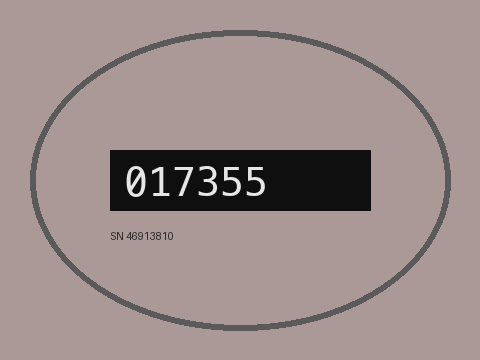
#> input picture samples/exemplo_01.png, 480 x 360 px
$ python -i features.py   (imports and definitions only)
#> lines starting #> are read from the running program, lines starting #| are printed output that depends on the picture
#> further down, picture is the input picture: PIL image 480x360 RGB; mean R, G, B 154.1, 139.4, 136.8
"""Variaveis extraidas da imagem de entrada (dono unico, SDD secao 5.1).

Tudo e calculado sobre a imagem decodificada e convertida para RGB. As medias saem dos
histogramas 0-255 (`Image.histogram()`), como no codigo do curso. Adicionar ou remover uma
variavel significa editar so este arquivo e as listas de colunas abaixo.
"""

from __future__ import annotations

import math
from collections.abc import Sequence
from dataclasses import dataclass

import numpy as np
from PIL import Image

EDGE_GRADIENT_THRESHOLD = 30.0  # magnitude do gradiente de L (0-255) acima da qual o pixel e "borda"
BRIGHT_CLIP_LEVEL = 250  # L >= 250: estouro de brilho (reflexo/superexposicao)
DARK_CLIP_LEVEL = 5  # L <= 5: subexposicao
PERCENTILE_LOW = 0.05
PERCENTILE_HIGH = 0.95
HIST_BINS = 256

SCALAR_FEATURES: tuple[str, ...] = (
    "width",
    "height",
    "file_bytes",
    "luminance_mean",
    "r_mean",
    "g_mean",
    "b_mean",
    "luminance_std",
    "sharpness",
    "bright_clip_frac",
    "dark_clip_frac",
    "luminance_entropy",
    "edge_density",
    "saturation_mean",
    "dynamic_range",
)
CATEGORICAL_FEATURES: tuple[str, ...] = ("format", "dominant_channel", "orientation")
HIST_FEATURES: tuple[str, ...] = ("hist_l", "hist_r", "hist_g", "hist_b")
# Ordem de colunas do log (sem prefixo): escalares, categoricas e depois os histogramas.
FEATURE_COLUMNS: tuple[str, ...] = SCALAR_FEATURES + CATEGORICAL_FEATURES + HIST_FEATURES
CHANNELS: tuple[str, ...] = ("l", "r", "g", "b")


@dataclass(frozen=True)
class ImageFeatures:
    width: int
    height: int
    file_bytes: int | None
    format: str | None
    luminance_mean: float
    r_mean: float
    g_mean: float
    b_mean: float
    hist_l: tuple[int, ...]
    hist_r: tuple[int, ...]
    hist_g: tuple[int, ...]
    hist_b: tuple[int, ...]
    luminance_std: float
    sharpness: float
    dominant_channel: str
    bright_clip_frac: float
    dark_clip_frac: float
    luminance_entropy: float
    edge_density: float
    saturation_mean: float
    orientation: str
    dynamic_range: float

    def as_dict(self) -> dict[str, object]:
        """Todas as variaveis, na ordem de `FEATURE_COLUMNS` (histogramas como listas)."""
        out: dict[str, object] = {name: getattr(self, name) for name in FEATURE_COLUMNS}
        for name in HIST_FEATURES:
            out[name] = list(getattr(self, name))
        return out

    def scalars(self) -> dict[str, object]:
        """So as variaveis escalares e categoricas (colunas do reference.csv)."""
        return {name: getattr(self, name) for name in SCALAR_FEATURES + CATEGORICAL_FEATURES}


def mean_from_histogram(counts: Sequence[int]) -> float:
    """mean = sum(i * counts[i]) / sum(counts), como no codigo do curso."""
    total = sum(counts)
    return sum(i * c for i, c in enumerate(counts)) / total if total else 0.0


def std_from_histogram(counts: Sequence[int]) -> float:
    total = sum(counts)
    if not total:
        return 0.0
    mean = mean_from_histogram(counts)
    return math.sqrt(sum(c * (i - mean) ** 2 for i, c in enumerate(counts)) / total)


def entropy_from_histogram(counts: Sequence[int]) -> float:
    """Entropia de Shannon (bits) do histograma normalizado."""
    total = sum(counts)
    if not total:
        return 0.0
    return -sum((c / total) * math.log2(c / total) for c in counts if c)


def percentile_from_histogram(counts: Sequence[int], q: float) -> float:
    """Menor nivel i cuja frequencia acumulada atinge a fracao q."""
    total = sum(counts)
    if not total:
        return 0.0
    cumulative = 0
    for level, count in enumerate(counts):
        cumulative += count
        if cumulative / total >= q:
            return float(level)
    return float(len(counts) - 1)


def _laplacian_variance(luma: np.ndarray) -> float:
    """Variancia do Laplaciano (kernel 3x3 4-vizinhos) do canal L."""
    if luma.shape[0] < 3 or luma.shape[1] < 3:
        return 0.0
    gray = luma.astype(np.int32)
    lap = gray[:-2, 1:-1] + gray[2:, 1:-1] + gray[1:-1, :-2] + gray[1:-1, 2:] - 4 * gray[1:-1, 1:-1]
    return float(lap.var(dtype=np.float64))


def _edge_density(luma: np.ndarray) -> float:
    """Fracao de pixels com gradiente (diferencas finitas) acima do limiar."""
    if luma.shape[0] < 2 or luma.shape[1] < 2:
        return 0.0
    gray = luma.astype(np.int32)
    gx = gray[:-1, 1:] - gray[:-1, :-1]
    gy = gray[1:, :-1] - gray[:-1, :-1]
    return float(np.mean(gx * gx + gy * gy > EDGE_GRADIENT_THRESHOLD**2))


def _orientation(width: int, height: int) -> str:
    if height > width:
        return "portrait"
    if width > height:
        return "landscape"
    return "square"


def uploaded_size(image: Image.Image) -> int | None:
    """Tamanho em bytes do arquivo enviado, lido do arquivo aberto pelo Pillow.

    Chamar ANTES de decodificar a imagem (o Pillow fecha o arquivo depois do `load`).
    """
    fp = getattr(image, "fp", None)
    if fp is None or not hasattr(fp, "seek") or not hasattr(fp, "tell"):
        return None
    position = fp.tell()
    fp.seek(0, 2)
    size = int(fp.tell())
    fp.seek(position)
    return size


def extract_features(image: Image.Image, file_bytes: int | None = None, image_format: str | None = None) -> ImageFeatures:
    """Calcula as variaveis da secao 5.1 do SDD.

    `file_bytes` e o tamanho do upload (use `uploaded_size` antes de decodificar) e
    `image_format` o formato do arquivo; quando omitido usa `image.format`.
    """
    fmt = image_format if image_format is not None else image.format
#> fmt = 'PNG'
    rgb = image.convert("RGB")
    luma_image = rgb.convert("L")
    width, height = rgb.size
#> width = 480; height = 360

    raw = rgb.histogram()
#> raw = 768 values, max 150016 at index 409, min 0 at index 0, mean 675
    hist_r, hist_g, hist_b = raw[:HIST_BINS], raw[HIST_BINS : 2 * HIST_BINS], raw[2 * HIST_BINS :]
#> hist_r = 256 values, max 150002 at index 170, min 0 at index 0, mean 675; hist_g = 256 values, max 150016 at index 153, min 0 at index 0, mean 675; hist_b = 256 values, max 150003 at index 150, min 0 at index 0, mean 675
    hist_l = luma_image.histogram()
#> hist_l = 256 values, max 150001 at index 158, min 0 at index 0, mean 675
    means = {"R": mean_from_histogram(hist_r), "G": mean_from_histogram(hist_g), "B": mean_from_histogram(hist_b)}
#> in mean_from_histogram, `total = sum(counts)`: total = 172800
#> means = {'R': 154.1, 'G': 139.4, 'B': 136.8}
    dominant = max(means, key=lambda channel: means[channel])  # empate: ordem R, G, B
#> dominant = 'R'

    luma = np.asarray(luma_image)
    total = sum(hist_l)
#> total = 172800
    saturation = rgb.convert("HSV").getchannel("S").histogram()
#> saturation = 256 values, max 150015 at index 30, min 0 at index 1, mean 675

    return ImageFeatures(
        width=width,
        height=height,
        file_bytes=file_bytes,
        format=fmt,
        luminance_mean=mean_from_histogram(hist_l),
        r_mean=means["R"],
        g_mean=means["G"],
        b_mean=means["B"],
        hist_l=tuple(hist_l),
        hist_r=tuple(hist_r),
        hist_g=tuple(hist_g),
        hist_b=tuple(hist_b),
        luminance_std=std_from_histogram(hist_l),
        sharpness=_laplacian_variance(luma),
        dominant_channel=dominant,
        bright_clip_frac=sum(hist_l[BRIGHT_CLIP_LEVEL:]) / total,
        dark_clip_frac=sum(hist_l[: DARK_CLIP_LEVEL + 1]) / total,
        luminance_entropy=entropy_from_histogram(hist_l),
        edge_density=_edge_density(luma),
        saturation_mean=mean_from_histogram(saturation),
        orientation=_orientation(width, height),
        dynamic_range=percentile_from_histogram(hist_l, PERCENTILE_HIGH) - percentile_from_histogram(hist_l, PERCENTILE_LOW),
    )
#> in std_from_histogram, `total = sum(counts)`: total = 172800
#> in std_from_histogram, `mean = mean_from_histogram(counts)`: mean = 143.7
#> in _laplacian_variance, `gray = luma.astype(np.int32)`:
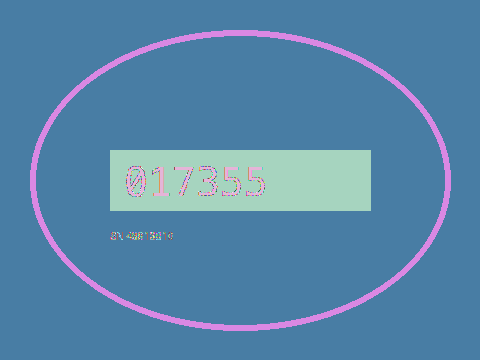
#> gray: shape (360, 480) int32; 204 distinct labels, from 15 to 230; one colour per label, 0 black
#> in _laplacian_variance, `lap = gray[:-2, 1:-1] + gray[2:, 1:-1] + gray[1:-1, :-2] + gray[1:-1, ..`:
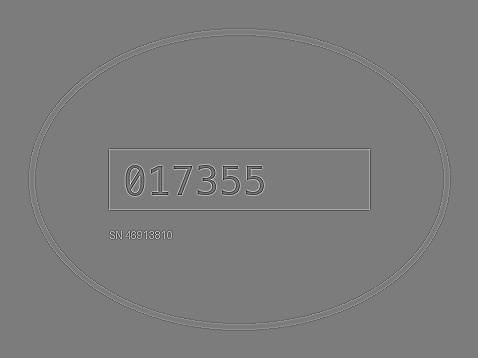
#> lap: shape (358, 478) int32; min -429, max 453, mean 0; drawn with min black and max white
#> in entropy_from_histogram, `total = sum(counts)`: total = 172800
#> in _edge_density, `gx = gray[:-1, 1:] - gray[:-1, :-1]`:
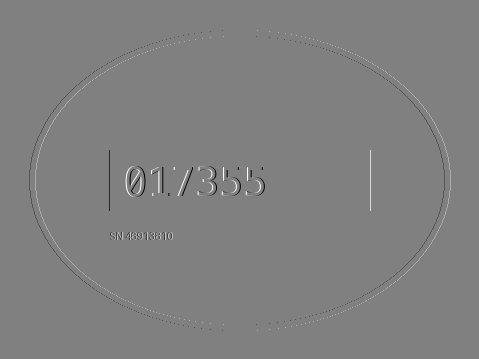
#> gx: shape (359, 479) int32; min -210, max 206, mean 0; drawn with min black and max white
#> in _edge_density, `gy = gray[1:, :-1] - gray[:-1, :-1]`:
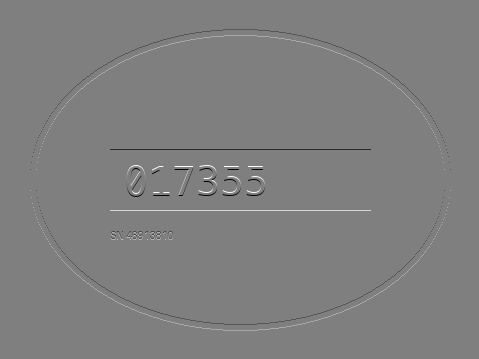
#> gy: shape (359, 479) int32; min -215, max 215, mean 0; drawn with min black and max white
#> the loop in percentile_from_histogram, `for level, count in enumerate(counts):` made 159 passes
#> (count, cumulative) on passes 1 to 3: (0, 0), (0, 0), (0, 0)
#> after the loop in percentile_from_histogram, `for level, count in enumerate(counts):`: cumulative = 171626
#> the loop in percentile_from_histogram, `for level, count in enumerate(counts):` made 16 passes
#> after the loop in percentile_from_histogram, `for level, count in enumerate(counts):`: cumulative = 14303

>>> from PIL import Image
>>> picture = Image.open('../../../samples/exemplo_01.png')
>>> result = extract_features(picture)

$ run again, on samples/exemplo_02.png
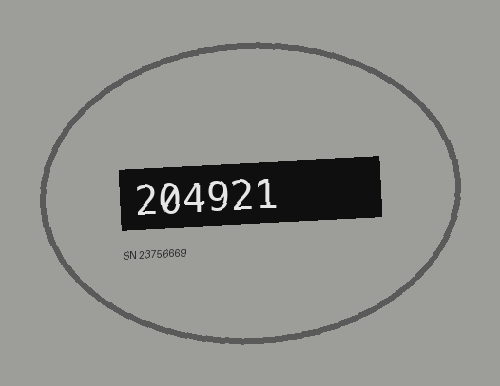
#> input picture samples/exemplo_02.png, 500 x 386 px
#> picture is the input picture: PIL image 500x386 RGB; mean R, G, B 144.4, 144.4, 141.8
#> raw = 768 values, max 170171 at index 157, min 0 at index 0, mean 753.9
#> hist_r = 256 values, max 170171 at index 157, min 0 at index 0, mean 753.9; hist_g has the same summary as hist_r; hist_b = 256 values, max 170170 at index 154, min 0 at index 0, mean 753.9
#> hist_l has the same summary as hist_r
#> in mean_from_histogram, `total = sum(counts)`: total = 193000
#> means = {'R': 144.4, 'G': 144.4, 'B': 141.8}
#> dominant = 'R'
#> in extract_features, `total = sum(hist_l)`: total = 193000
#> saturation = 256 values, max 170247 at index 4, min 0 at index 1, mean 753.9
#> in std_from_histogram, `total = sum(counts)`: total = 193000
#> mean = 144.4
#> in _laplacian_variance, `gray = luma.astype(np.int32)`:
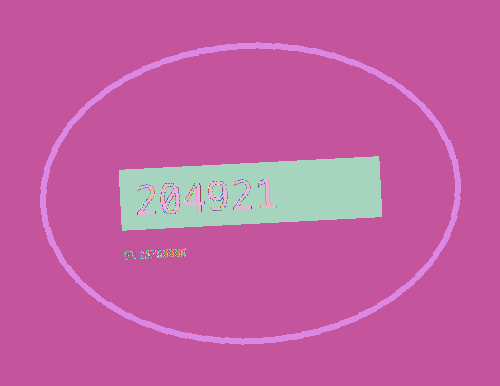
#> gray: shape (386, 500) int32; 203 distinct labels, from 15 to 230; one colour per label, 0 black
#> in entropy_from_histogram, `total = sum(counts)`: total = 193000
#> in _edge_density, `gx = gray[:-1, 1:] - gray[:-1, :-1]`:
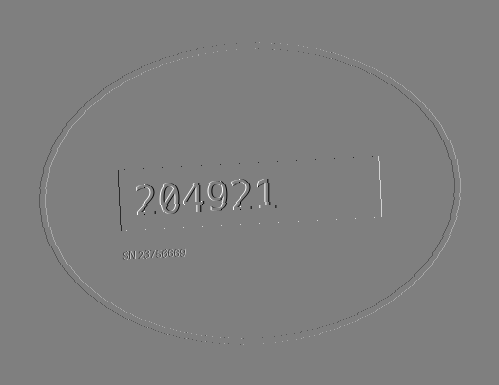
#> gx: shape (385, 499) int32; min -215, max 215, mean 0; drawn with min black and max white
#> the loop in percentile_from_histogram, `for level, count in enumerate(counts):` made 158 passes
#> (count, cumulative) on passes 1 to 3: (0, 0), (0, 0), (0, 0)
#> after the loop in percentile_from_histogram, `for level, count in enumerate(counts):`: cumulative = 191757
#> the loop in percentile_from_histogram, `for level, count in enumerate(counts):` made 16 passes
#> after the loop in percentile_from_histogram, `for level, count in enumerate(counts):`: cumulative = 14169

$ run again, on samples/exemplo_03.png
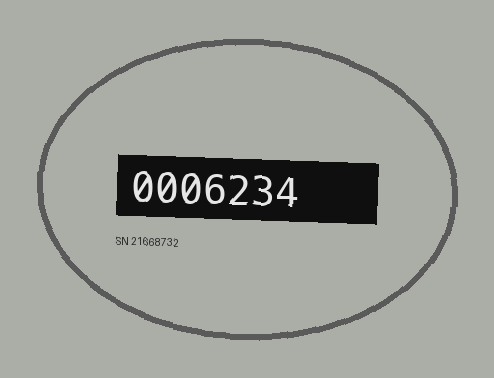
#> input picture samples/exemplo_03.png, 494 x 378 px
#> picture is the input picture: PIL image 494x378 RGB; mean R, G, B 156.8, 158.6, 153.3
#> raw = 768 values, max 163923 at index 171, min 0 at index 0, mean 729.4
#> hist_r = 256 values, max 163923 at index 171, min 0 at index 0, mean 729.4; hist_g = 256 values, max 163923 at index 173, min 0 at index 0, mean 729.4; hist_b = 256 values, max 163922 at index 167, min 0 at index 0, mean 729.4
#> hist_l = 256 values, max 163919 at index 172, min 0 at index 0, mean 729.4
#> in mean_from_histogram, `total = sum(counts)`: total = 186732
#> means = {'R': 156.8, 'G': 158.6, 'B': 153.3}
#> dominant = 'G'
#> in extract_features, `total = sum(hist_l)`: total = 186732
#> saturation = 256 values, max 163973 at index 8, min 0 at index 1, mean 729.4
#> in std_from_histogram, `total = sum(counts)`: total = 186732
#> mean = 157.7
#> in _laplacian_variance, `gray = luma.astype(np.int32)`:
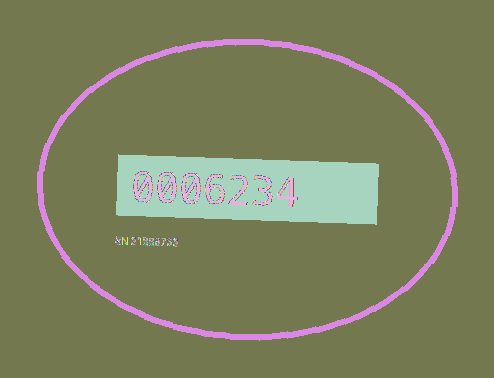
#> gray: shape (378, 494) int32; 208 distinct labels, from 15 to 230; one colour per label, 0 black
#> in entropy_from_histogram, `total = sum(counts)`: total = 186732
#> in _edge_density, `gy = gray[1:, :-1] - gray[:-1, :-1]`:
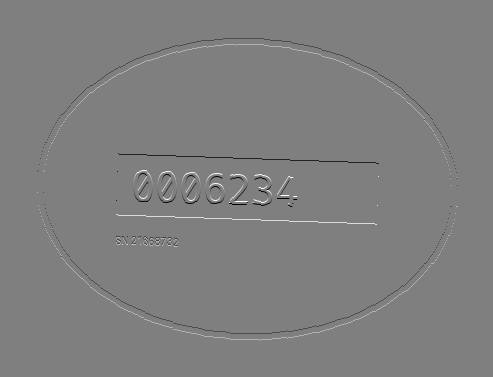
#> gy: shape (377, 493) int32; min -215, max 215, mean 0; drawn with min black and max white
#> the loop in percentile_from_histogram, `for level, count in enumerate(counts):` made 173 passes
#> (count, cumulative) on passes 1 to 3: (0, 0), (0, 0), (0, 0)
#> after the loop in percentile_from_histogram, `for level, count in enumerate(counts):`: cumulative = 185106
#> the loop in percentile_from_histogram, `for level, count in enumerate(counts):` made 16 passes
#> after the loop in percentile_from_histogram, `for level, count in enumerate(counts):`: cumulative = 13534
